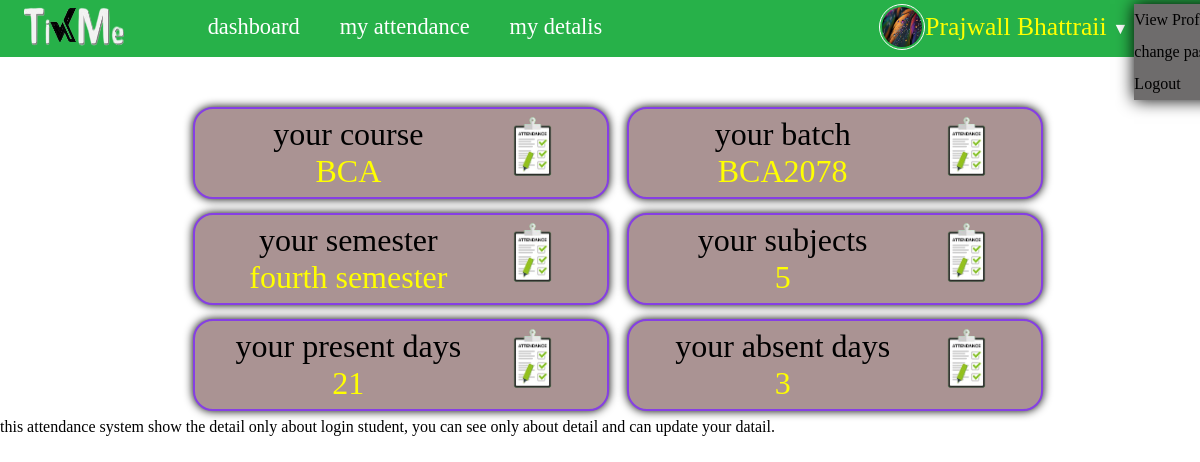
Screenshot of /Student_Dashboard/student_dashboard.php (signed in) with the database file from the repository.
### tables this page shows
CREATE TABLE `student_table` (
  `id` int(11) NOT NULL,
  `Name` varchar(255) NOT NULL,
  `Email` varchar(255) NOT NULL,
  `Phone` varchar(20) NOT NULL,
  `login_pwd` varchar(20) DEFAULT NULL,
  `DOB` date DEFAULT NULL,
  `course_type` varchar(30) DEFAULT NULL,
  `std_course` int(11) DEFAULT NULL,
  `year` int(11) DEFAULT NULL,
  `Batch_id` int(11) DEFAULT NULL,
  `semester` int(11) DEFAULT NULL,
  `section` varchar(10) DEFAULT NULL,
  `RegistrationNo` varchar(30) NOT NULL,
  `RollNo` varchar(30) NOT NULL,
  `address` varchar(255) NOT NULL,
  `Gender` varchar(10) DEFAULT NULL,
  `image` varchar(255) DEFAULT NULL,
  `Registered_date` date DEFAULT NULL,
  `status` tinyint(1) DEFAULT NULL
);

CREATE TABLE `course_table` (
  `id` int(11) NOT NULL,
  `Name` varchar(255) NOT NULL,
  `course_type` varchar(30) DEFAULT NULL
);

CREATE TABLE `batch_table` (
  `id` int(11) NOT NULL,
  `start_year` varchar(20) DEFAULT NULL,
  `end_year` varchar(20) DEFAULT NULL,
  `Title` varchar(255) NOT NULL,
  `course_id` int(11) DEFAULT NULL,
  `year_id` int(11) DEFAULT NULL,
  `sem_id` int(11) DEFAULT NULL
);

CREATE TABLE `semester_table` (
  `id` int(11) NOT NULL,
  `Name` varchar(255) NOT NULL,
  `Rank` int(11) DEFAULT NULL,
  `year_id` int(11) DEFAULT NULL
);

### Student_Dashboard/student_dashboard.php (the view, shortened to what this page needs)
<?php
include ("student_title_bar.php");
include ('../database and tables/create_database.php');
try{
    $std_id = $_SESSION['student_id'];
$course_name = "SELECT student_table.std_course, course_table.Name AS course_name
        FROM student_table
        INNER JOIN course_table ON student_table.std_course = course_table.id
         WHERE student_table.id = '$std_id'
        ";
$result_course = mysqli_query($connect, $course_name);
if (mysqli_num_rows($result_course) > 0) {
    $course_row = mysqli_fetch_assoc($result_course);
} else {
    echo 'course table is empty';
}
$batch_name = "SELECT student_table.Batch_id, batch_table.Title as batch_title from student_table
INNER JOIN batch_table on student_table.Batch_id = batch_table.id
where student_table.id = '$std_id'
";
$result_batch = mysqli_query($connect, $batch_name);
if (mysqli_num_rows($result_batch) > 0) {
    $batch_row = mysqli_fetch_assoc($result_batch);
} else {
    echo 'batch table is empty';
}
$semester_name = "SELECT student_table.semester, semester_table.Name as semester_name from student_table
INNER JOIN semester_table on student_table.semester= semester_table.id
where student_table.id = '$std_id'
";
$result_semester = mysqli_query($connect, $semester_name);
if (mysqli_num_rows($result_semester) > 0) {
    $semester_row = mysqli_fetch_assoc($result_semester);
} else {
    echo 'semester table is empty';
}
$std_sem = $_SESSION['std_semester'];
$subjects_count = "SELECT COUNT(id) AS subjects_count FROM subjects_table
where Semester_id = '$std_sem'";
$result_subjects = mysqli_query($connect, $subjects_count);
if (mysqli_num_rows($result_subjects) == 1) {
    $subjects_row = mysqli_fetch_assoc($result_subjects);
} else {
    echo 'subjects table is empty';
}
$present_count = "SELECT COUNT(status) AS present_count FROM attendence_record_table
where  student_id= '$std_id' and status = '1'";
$result_present = mysqli_query($connect, $present_count);
if (mysqli_num_rows($result_present) == 1) {
    $present_row = mysqli_fetch_assoc($result_present);
} else {
    echo 'present table is empty';
}
$absent_count = "SELECT COUNT(status) AS absent_count FROM attendence_record_table
where  student_id= '$std_id' and status = '0'";
$result_absent = mysqli_query($connect, $absent_count);
if (mysqli_num_rows($result_absent) == 1) {
    $absent_row = mysqli_fetch_assoc($result_absent);
} else {
    echo 'absent table is empty';
}
}catch(Exception $ex){
    die("accessing database in studnet dashboard" .$ex->getMessage());
}
?>
<!DOCTYPE html>
<html lang="en">
<head>
    <link rel="stylesheet" href="student_dashboard_css.css">
</head>
<body class="std_body">
    <div class="std_dashboard">
        <div class="std_dash">
            <a>
                <p>your course</p>
                <p><?php echo $course_row['course_name']; ?></p>
            </a>
            <img src="images/attendance pic.png" class="std_dash_img" id="">
        </div>
        <div class="std_dash">
            <a>
                <p>your batch</p>
                <p><?php echo $batch_row['batch_title'];?></p>
            </a>
            <img src="images/attendance pic.png" class="std_dash_img" id="">
        </div>
        <div class="std_dash">
            <a>
                <p>your semester</p>
                <p><?php echo $semester_row['semester_name'];?></p>
            </a>
            <img src="images/attendance pic.png" class="std_dash_img" id="">
        </div>
        <div class="std_dash">
            <a>
                <p>your subjects</p>
                <p><?php echo $subjects_row['subjects_count'];?></p>
            </a>
            <img src="images/attendance pic.png" class="std_dash_img" id="">
        </div>
        <div class="std_dash">
            <a>
                <p>your present days</p>
                <p><?php echo $present_row['present_count'];?></p>
            </a>
            <img src="images/attendance pic.png" class="std_dash_img" id="">
        </div>
        <div class="std_dash">
            <a>
                <p>your absent days</p>
                <p><?php echo $absent_row['absent_count'];?></p>
            </a>
            <img src="images/attendance pic.png" class="std_dash_img" id="">
        </div>
    </div>
    <div class="std_dash_content">this attendance system show the detail only about login student, you can see only
        about detail and can update your datail. </div>
</body>
</html>

### Student_Dashboard/student_title_css.css (style rules this page uses)
.student_title_bar { margin: 0%; padding: 0%; }

### Student_Dashboard/student_dashboard_css.css (style rules this page uses)
.std_dashboard { margin-top: 100px; width: 83%; display: inline-block; margin-left: 10%; text-align: center; }
.std_dash { text-align: center; display: inline-block; text-align: center; background-color: rgb(170, 147, 147); margin: 0.7%; width: 40%; height: 7%; border: 2px solid rgb(134, 63, 228); border-radius: 20px; padding: 7px; box-shadow: 0 0 10px rgba(0, 0, 0, 15); }
.std_dash a { margin: 0%; padding: 0%; display: inline-block; font-size: xx-large; cursor: pointer; text-decoration: none; color: black; }
.std_dash p { display: block; margin: 0%; padding: 0%; font-size: xx-large; }
.std_dash p:nth-of-type(2) { color: yellow; }
.std_dash img { margin-right: 30px; display: inline-block; }
.std_dash_img { float: inline-end; height: 65px; width: 75px; }

### rows the page displays
student_table: std_course.Name "BCA", Batch.Title "BCA2078", semester.Name "fourth semester"

### other values shown
$_SESSION['student_name'] "Prajwall Bhattraii"
$subjects_row['subjects_count'] "5"
$present_row['present_count'] "21"
$absent_row['absent_count'] "3"
